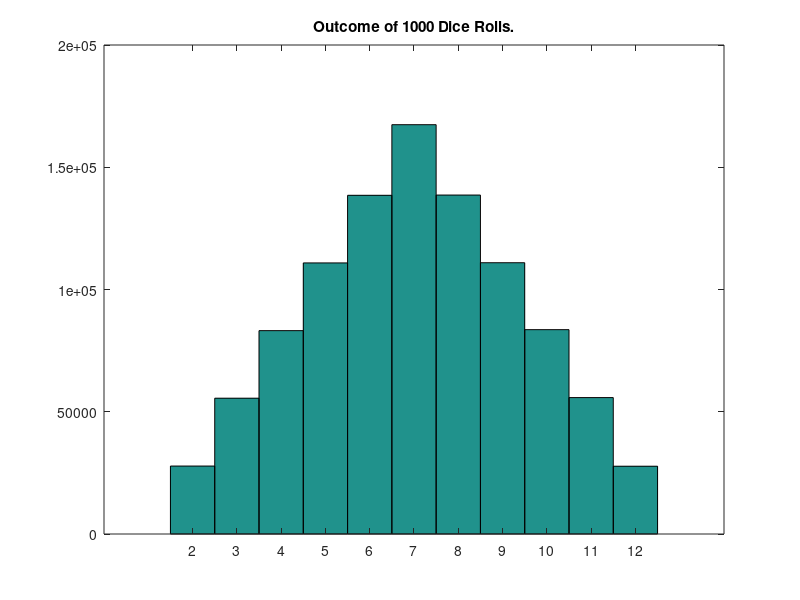

The MATLAB script that drew this image:
%----------------------------------------------------------------------------
% Dice.m
%----------------------------------------------------------------------------

% Script File: Dice
%
% Simulates 1000 rollings of a pair of dice.
% [written by C. van Loan]

   close all
   clc
   
   First  = 1 + floor(6*rand(1000000,1));
   Second = 1 + floor(6*rand(1000000,1));
   Throws = First + Second;
   hist(Throws, linspace(2,12,11));
   title('Outcome of 1000 Dice Rolls.')

